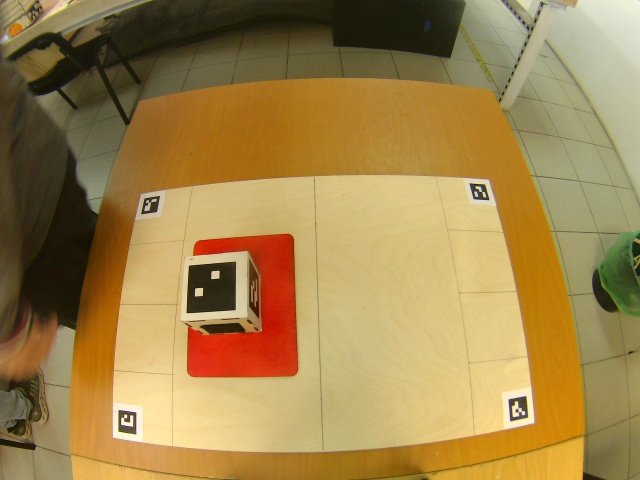
#> input picture images/a.jpg, 640 x 480 px
$ python getColor.py
#> lines starting #> are read from the running program, lines starting #| are printed output that depends on the picture; after the words box and inside, x2 and y2 are one past the last pixel; in counts of white or black regions, pixels touching at a corner belong together
import cv2
import numpy as np

def nothing(*arg):
    pass

cv2.namedWindow( "result" )
cv2.namedWindow( "settings" )


cv2.createTrackbar('h1', 'settings', 0, 180, nothing)
#> slider 'h1' is set to 60
cv2.createTrackbar('s1', 'settings', 0, 255, nothing)
#> slider 's1' is set to 85
cv2.createTrackbar('v1', 'settings', 0, 255, nothing)
#> slider 'v1' is set to 85
cv2.createTrackbar('h2', 'settings', 180, 180, nothing)
cv2.createTrackbar('s2', 'settings', 255, 255, nothing)
cv2.createTrackbar('v2', 'settings', 255, 255, nothing)

while True:
    img = cv2.imread('images/a.jpg')
#> img is the input picture: shape (480, 640, 3); mean B, G, R 76.4, 132.1, 160.4
    h,w,_=img.shape
#> h = 480; w = 640
    #img=cv2.resize(img,(w//5,h//5))
    hsv = cv2.cvtColor(img, cv2.COLOR_BGR2HSV )
#> hsv: shape (480, 640, 3); mean H, S, V 22.5, 136.8, 160.8

    # считываем значения бегунков
    h1 = cv2.getTrackbarPos('h1', 'settings')
    s1 = cv2.getTrackbarPos('s1', 'settings')
    v1 = cv2.getTrackbarPos('v1', 'settings')
    h2 = cv2.getTrackbarPos('h2', 'settings')
    s2 = cv2.getTrackbarPos('s2', 'settings')
    v2 = cv2.getTrackbarPos('v2', 'settings')
    h_min = np.array((h1, s1, v1), np.uint8)
    h_max = np.array((h2, s2, v2), np.uint8)
    img_bin = cv2.inRange(hsv, h_min, h_max)
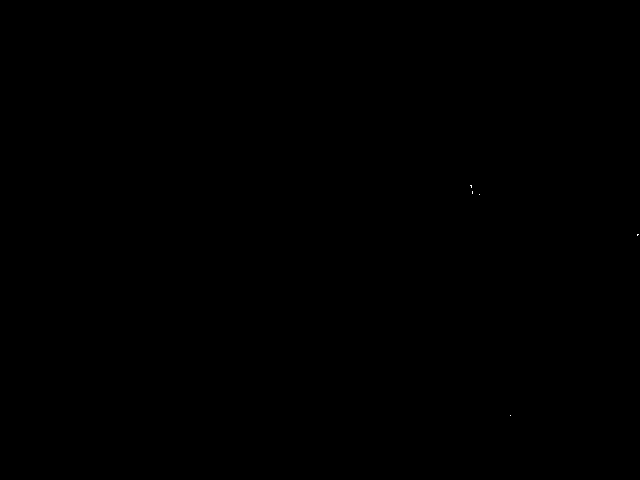
#> img_bin: shape (480, 640); 0% white in thin lines or dots, all inside (x1, y1, x2, y2) = (470, 185, 639, 416)
    cv2.imshow('result', img_bin)
    cv2.imshow('original', img)
    ch = cv2.waitKey(5)
#> (key Esc is pressed here)
    if ch == 27:
        break
cv2.destroyAllWindows()
